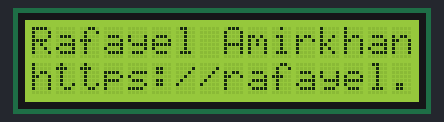
Recording of a sketch running on a simulated Arduino Uno, built with avr-gcc and run on an emulated ATmega328P. On the bench: 16×2 character LCD.

Above: at 0.1 s.
At 1.14 s:
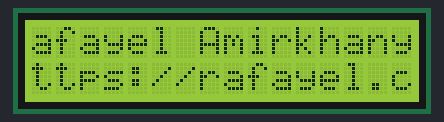
At 1.89 s:
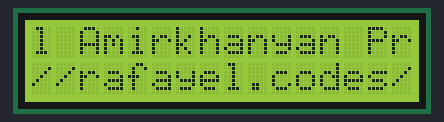
At 3.84 s:
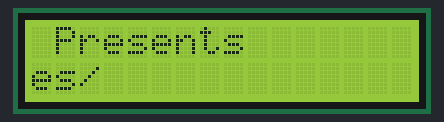
At 5.64 s:
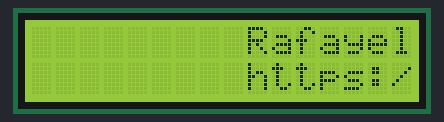
At 7.6 s:
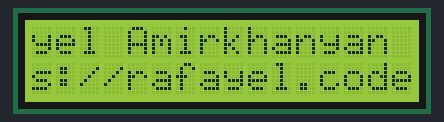

The sketch:

SIK_Circuit_4A-LCDHelloWorld.ino
```cpp
/*
  SparkFun Inventor’s Kit
  Circuit 4A-HelloWorld

  The LCD will display the words "Hello World" and show how many seconds have passed since
  the RedBoard was last reset.

  This sketch was written by SparkFun Electronics, with lots of help from the Arduino community.
  This code is completely free for any use.

  View circuit diagram and instructions at: https://learn.sparkfun.com/tutorials/sparkfun-inventors-kit-experiment-guide---v41
  Download drawings and code at: https://github.com/sparkfun/SIK-Guide-Code
*/

#include <LiquidCrystal.h> //the liquid crystal library contains commands for printing to the display

LiquidCrystal lcd(13, 12, 11, 10, 9, 8); // tell the RedBoard what pins are connected to the display

void setup()
{

  lcd.begin(16, 2); //tell the lcd library that we are using a display that is 16 characters wide and 2 characters high

  lcd.print("Rafayel Amirkhanyan Presents ");
  lcd.setCursor(0, 1);
  lcd.print("https://rafayel.codes/");
  delay(1000);
}
void loop()
{

  for (int i = 0; i < 100; i++) //loop for scrolling the LCD text
  {
    lcd.scrollDisplayLeft(); //builtin command to scroll left the text
    delay(150);              // delay of 150 msec
  }
  delay(100);
}
```

Measured:
- by itself, everything shown: repeats every 6.0 s, in 40 steps
